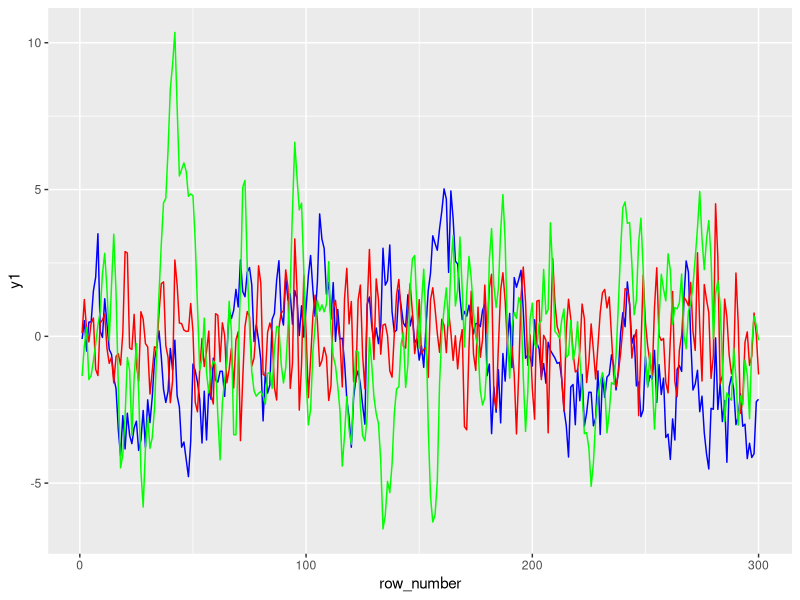
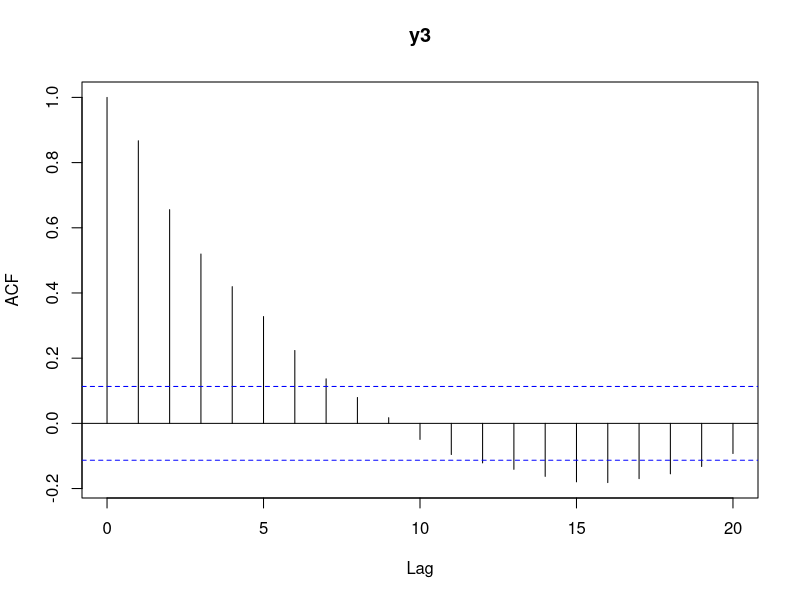
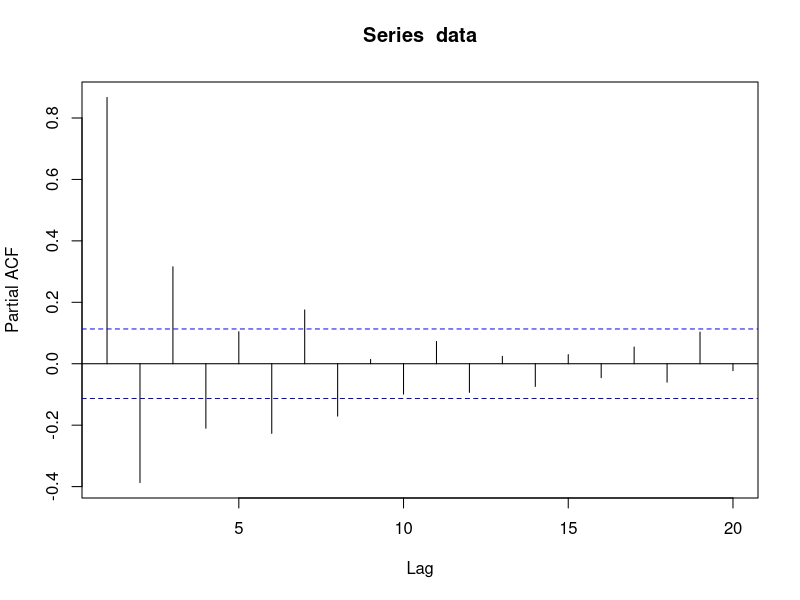
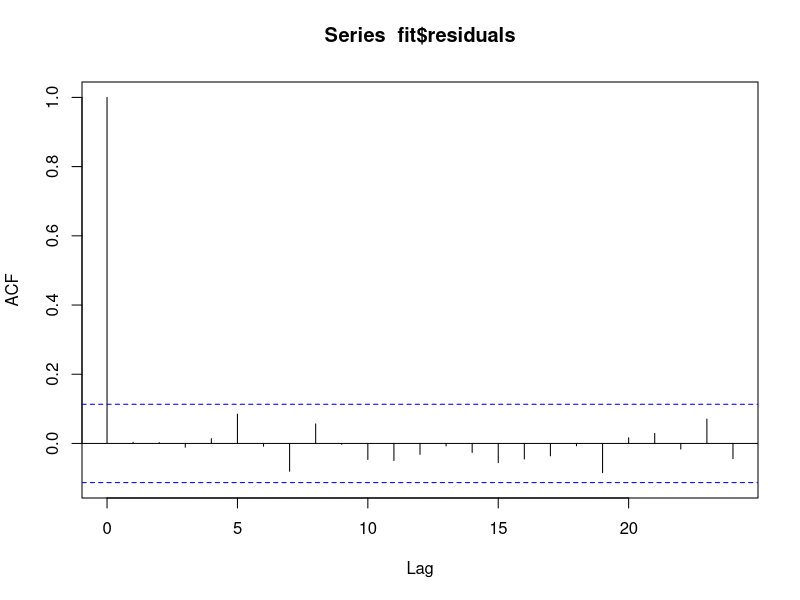
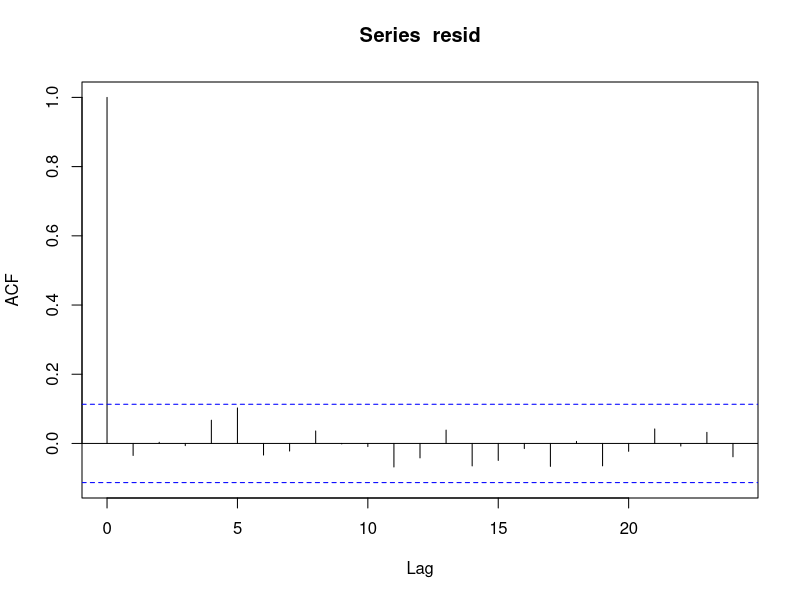
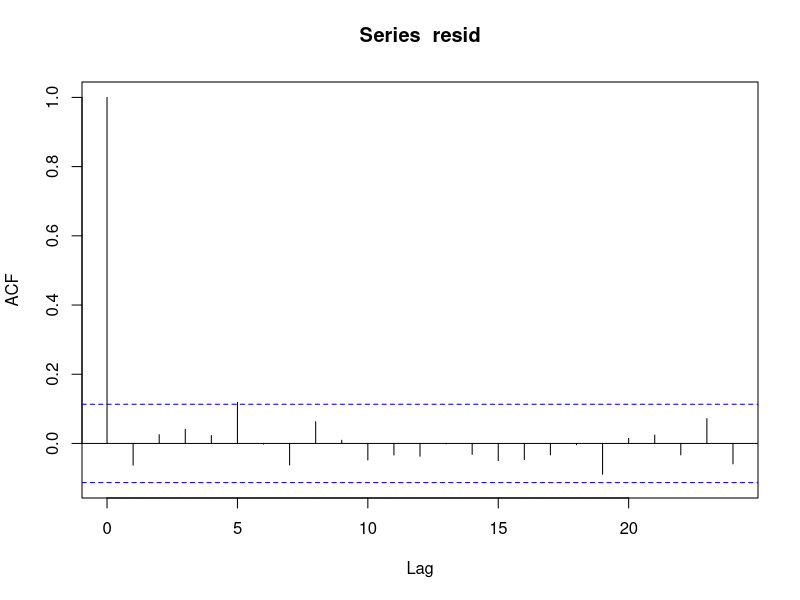

The R script that drew these images, in order:
## ---- chunk 1
require(tidyverse)
require(openxlsx)
require(forecast)

## ---- chunk 2
df = read.xlsx("arma.xlsx")
df = df %>%
        mutate(row_number = row_number())

df
## ---- chunk 3
ggplot(df, aes(x = row_number)) + 
        geom_line(aes(y = y1), color = "blue") + 
        geom_line(aes(y = y2), color = "red") + 
        geom_line(aes(y = y3), color = "green")

## ---- chunk 4
target = "y3"

data = df[target]

## ---- chunk 5
acf(data, lag.max = 20)

## ---- chunk 6
pacf(data, lag.max = 20)
## ---- chunk 7
# ar2
fit = Arima(data, order = c(2,0,2))
fit
acf(fit$residuals)
## ---- chunk 8
# as a for loop
l = list()
k = 1
for(i in 0:5){
        for(j in 0:5){
                fit = Arima(data, order = c(i,0,j)) # y1
                d = c(i, fit$aic, fit$bic, fit$arma[1], fit$arma[2])
                l[[k]] = d
                k = k + 1
        }
}
result = data.frame(matrix(unlist(l), ncol = length(d), byrow = T))
colnames(result) = c("i", "aic", "bic", "ar", "mr")
result
## ---- chunk 9
aic.argmin = which.min(result$aic)
bic.argmin = which.min(result$bic)
paste0("best aic is " ,as.character(aic.argmin), 
       ", ar: ", as.character(result[aic.argmin,"ar"]), ", mr: ", as.character(result[aic.argmin,"mr"]))
paste0("best bic is " ,as.character(bic.argmin), 
       ", ar: ", as.character(result[bic.argmin,"ar"]), ", mr: ", as.character(result[bic.argmin,"mr"]))
## ---- chunk 10

result[aic.argmin,"ar"]
result[aic.argmin,"mr"]
## ---- chunk 11
aic.model = Arima(data, order = c(result[aic.argmin,"ar"],0,result[aic.argmin,"mr"]))
resid = aic.model$residuals
acf(resid)

# kaban


l = list()
for(i in 1:10){
        test = Box.test(aic.model$residuals,i, type = "L")
        d = c(i, test$p.value)
        l[[i]] = d
}
data.frame(matrix(unlist(l), ncol = 2, byrow = T))

## ---- chunk 12

bic.model = Arima(data, order = c(result[bic.argmin,"ar"],0,result[bic.argmin,"mr"]))
resid = bic.model$residuals
acf(resid)

# kaban


l = list()
for(i in 1:10){
        test = Box.test(bic.model$residuals,i, type = "L")
        d = c(i, test$p.value)
        l[[i]] = d
}
data.frame(matrix(unlist(l), ncol = 2, byrow = T))
